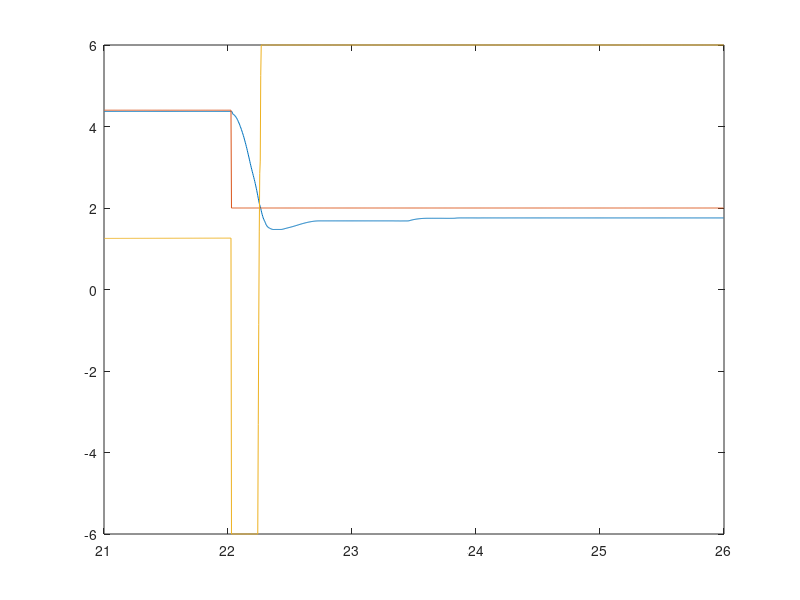
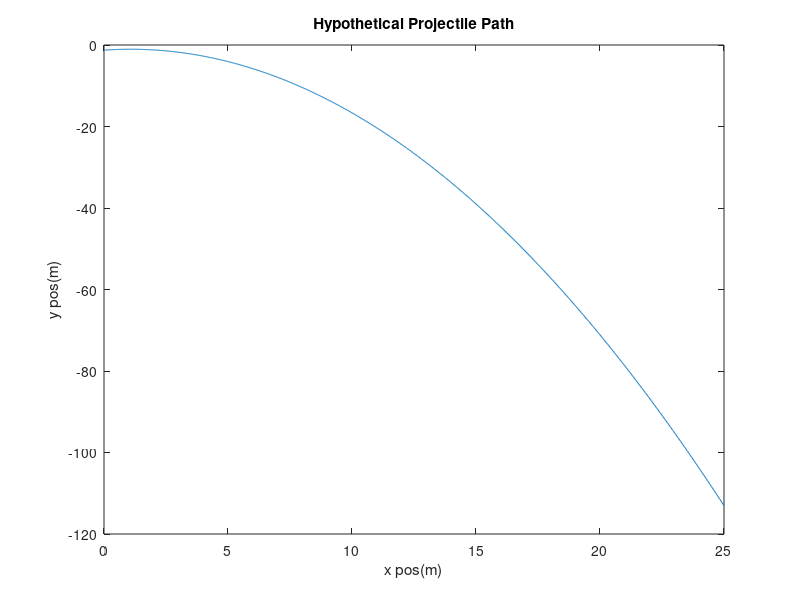
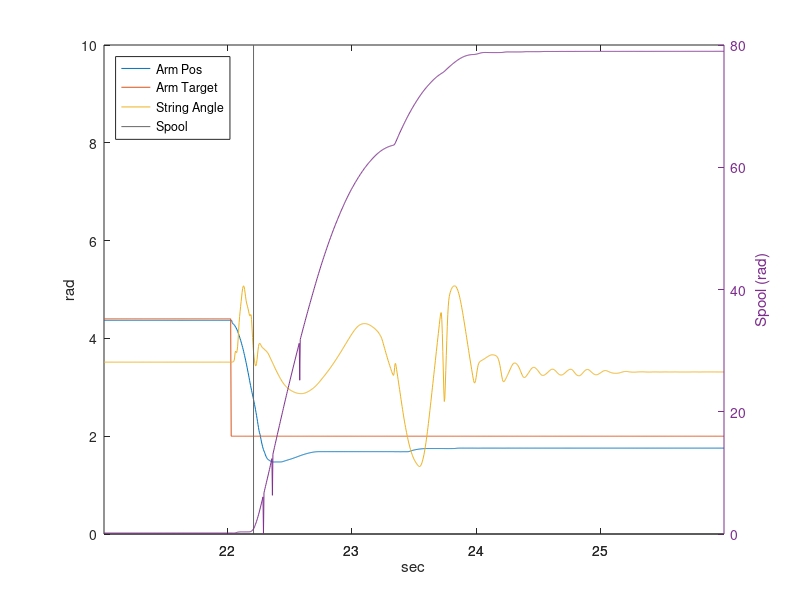

Write MATLAB code to recreate these figures, in order.
% Bad Cast 1: Stopped short, tangled on self
% Bad Cast 2: ditto
% Good Cast:  Made it over bar, suspended at end.
clear
close all
% 1 Arm pos (rad)
% 2 Arm target pos (rad)
% 3 Arm Cmd (amps)
% 4 Spool pos (rad)
% 5 Spool Cmd (amps)
% 6 String Angle (rad)

% GC = load('BadBasicCastDataLog.mat');
% GC = load('BadBasicCast2DataLog.mat');
GC  = load('GoodCastDataLog.mat');

% Time Frame
plot_from = [21, 26];
i = find(plot_from(1) < GC.fsTime, 1, 'first');
j = find(plot_from(2) > GC.fsTime, 1, 'last');

% Events
% Constants
stop_ArmPos = 2.9916;   % rad, Position arm triggers cast
stop_String = 3.75;     % rad, Position String Angle triggers cast
far_Enough  = 65;       % rad, How far before string is jerked back

% Release time index
i_re = find(and(stop_ArmPos >= GC.fsData(:,1), stop_String >= GC.fsData(:,6)), 1, 'first');

plot(GC.fsTime(i:j), GC.fsData(i:j,1:3))

% Note: arm oriented such that pi is straight down and angle increases with
% clockwise motion.  But frame of references is Y is up and X is to the
% right (at th = 0, the direction arm moves in when moving clockwise)
dth = (GC.fsData(i_re + 1, 1) - GC.fsData(i_re - 1, 1))/...
      (GC.fsTime(i_re + 1) - GC.fsTime(i_re - 1));
th = GC.fsData(i_re, 1);

l = .4572;  % Arm length, meters
v_x = -cos(th)*l*-dth;
v_y = sin(th)*l*-dth;

t = GC.fsTime(i:j) - GC.fsTime(i);
figure
plot(v_x*t, v_y*t - 4.9*t.^2 - (.838 - l*cos(th)))
xlabel('x pos(m)')
ylabel('y pos(m)')
title('Hypothetical Projectile Path')

% title('Arm')
% xlabel('sec')
% ylabel('rad or amps')
% legend('Arm pos','Target', 'Cmd amps', 'Location', 'SouthEast')
% 
% figure
% plot(GC.fsTime(i:j), GC.fsData(i:j,4:5))
% title('Spool')
% xlabel('sec')
% ylabel('rad or amps')
% legend('Spool pos','Cmd amps', 'Location', 'SouthEast')
% 
% figure
% [hA, h_b1, h_b2] = plotyy(GC.fsTime(i:j), GC.fsData(i:j,6),...
%                            GC.fsTime(i+1:j), diff(GC.fsData(i:j,6))./diff(GC.fsTime(i:j)));
% grid on
% title('String Angle')
% xlabel('sec')
% ylabel(hA(1), 'rad')
% ylabel(hA(2), 'rad/sec')
% legend('position', 'velocity', 'Location', 'SouthEast')
% 
figure
[hAx, h_l1, h_l2] = plotyy(GC.fsTime(i:j), GC.fsData(i:j,[1,2,6]),...
                           GC.fsTime(i:j), GC.fsData(i:j,[4]));
line([GC.fsTime(i_re),GC.fsTime(i_re)],[0,10],'Color',[.4,.4,.4])
xlabel('sec')
ylabel(hAx(1), 'rad')
ylabel(hAx(2), 'Spool (rad)')
legend('Arm Pos', 'Arm Target', 'String Angle', 'Spool',...
       'Location', 'NorthWest')